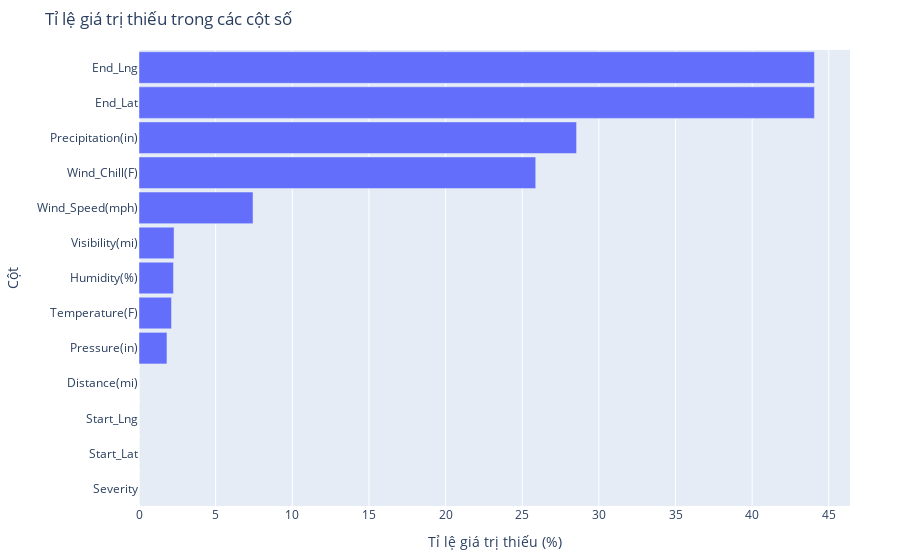

The notebook cell saved with this chart:
### Markdown cell above
#### 2.4.1.1 Missing value

### Code cell
import plotly.graph_objects as go
import pandas as pd

# Lặp qua các cột số để tính tỉ lệ giá trị thiếu
missing_percentages = [(col, df[col].isnull().mean() * 100) for col in numerical_cols]

# Sắp xếp theo tỉ lệ giảm dần
missing_percentages.sort(key=lambda x: x[1], reverse=False)

# Tạo DataFrame từ list
missing_df = pd.DataFrame(missing_percentages, columns=['Cột', 'Tỉ lệ giá trị thiếu (%)'])

# Vẽ biểu đồ cột ngang sử dụng Plotly
fig = go.Figure(go.Bar(
            x=missing_df['Tỉ lệ giá trị thiếu (%)'],
            y=missing_df['Cột'],
            orientation='h'))

fig.update_layout(
    title='Tỉ lệ giá trị thiếu trong các cột số',
    xaxis=dict(title='Tỉ lệ giá trị thiếu (%)'),
    yaxis=dict(title='Cột'),
    bargap=0.1,  # Độ rộng của khoảng trống giữa các cột
    margin=dict(l=100, r=50, t=50, b=50)  # Lề của biểu đồ
)

fig.show()

### Figure 1 — Plotly figure (JSON) as saved in the notebook; plotly's stock layout.template omitted (floating-point values rounded to 4 significant figures)
{"data": [{"orientation": "h", "type": "bar", "x": [0, 0, 0, 0, 1.823, 2.12, 2.251, 2.287, 7.438, 25.88, 28.55, 44.06, 44.06], "y": ["Severity", "Start_Lat", "Start_Lng", "Distance(mi)", "Pressure(in)", "Temperature(F)", "Humidity(%)", "Visibility(mi)", "Wind_Speed(mph)", "Wind_Chill(F)", "Precipitation(in)", "End_Lat", "End_Lng"]}], "layout": {"bargap": 0.1, "margin": {"b": 50, "l": 100, "r": 50, "t": 50}, "title": {"text": "Tỉ lệ giá trị thiếu trong các cột số"}, "xaxis": {"title": {"text": "Tỉ lệ giá trị thiếu (%)"}}, "yaxis": {"title": {"text": "Cột"}}}}
